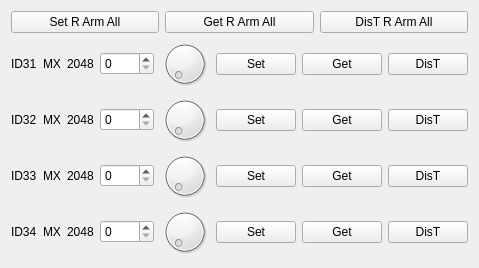
  <widget class="QWidget" name="verticalLayoutWidget_8">
   <property name="geometry">
    <rect>
     <x>460</x>
     <y>490</y>
     <width>441</width>
     <height>201</height>
    </rect>
   </property>
   <layout class="QVBoxLayout" name="verticalLayout_8">
    <item>
     <layout class="QHBoxLayout" name="horizontalLayout_28">
      <item>
       <widget class="QPushButton" name="setRArmAll_pushButton">
        <property name="text">
         <string>Set R Arm All</string>
        </property>
       </widget>
      </item>
      <item>
       <widget class="QPushButton" name="getRArmAll_pushButton">
        <property name="text">
         <string>Get R Arm All</string>
        </property>
       </widget>
      </item>
      <item>
       <widget class="QPushButton" name="disTRArmAll_pushButton">
        <property name="text">
         <string>DisT R Arm All</string>
        </property>
       </widget>
      </item>
     </layout>
    </item>
    <item>
     <layout class="QHBoxLayout" name="horizontalLayout_29">
      <item>
       <widget class="QLabel" name="ID31_label">
        <property name="text">
         <string>ID31</string>
        </property>
       </widget>
      </item>
      <item>
       <widget class="QLabel" name="motorType31_label">
        <property name="text">
         <string>MX</string>
        </property>
       </widget>
      </item>
      <item>
       <widget class="QLabel" name="motor31center_label">
        <property name="text">
         <string>2048</string>
        </property>
       </widget>
      </item>
      <item>
       <widget class="QSpinBox" name="motor31Value_spinBox">
        <property name="maximum">
         <number>4095</number>
        </property>
       </widget>
      </item>
      <item>
       <widget class="QDial" name="motor31value_dial">
        <property name="maximum">
         <number>4095</number>
        </property>
       </widget>
      </item>
      <item>
       <widget class="QPushButton" name="motor31Set_pushButton">
        <property name="text">
         <string>Set</string>
        </property>
       </widget>
      </item>
      <item>
       <widget class="QPushButton" name="motor31Get_pushButton">
        <property name="text">
         <string>Get</string>
        </property>
       </widget>
      </item>
      <item>
       <widget class="QPushButton" name="motor31DisT_pushButton">
        <property name="text">
         <string>DisT</string>
        </property>
       </widget>
      </item>
     </layout>
    </item>
    <item>
     <layout class="QHBoxLayout" name="horizontalLayout_30">
      <item>
       <widget class="QLabel" name="ID32_label">
        <property name="text">
         <string>ID32</string>
        </property>
       </widget>
      </item>
      <item>
       <widget class="QLabel" name="motorType32_label">
        <property name="text">
         <string>MX</string>
        </property>
       </widget>
      </item>
      <item>
       <widget class="QLabel" name="motor32center_label">
        <property name="text">
         <string>2048</string>
        </property>
       </widget>
      </item>
      <item>
       <widget class="QSpinBox" name="motor32Value_spinBox">
        <property name="maximum">
         <number>4095</number>
        </property>
       </widget>
      </item>
      <item>
       <widget class="QDial" name="motor32value_dial">
        <property name="maximum">
         <number>4095</number>
        </property>
       </widget>
      </item>
      <item>
       <widget class="QPushButton" name="motor32Set_pushButton">
        <property name="text">
         <string>Set</string>
        </property>
       </widget>
      </item>
      <item>
       <widget class="QPushButton" name="motor32Get_pushButton">
        <property name="text">
         <string>Get</string>
        </property>
       </widget>
      </item>
      <item>
       <widget class="QPushButton" name="motor32DisT_pushButton">
        <property name="text">
         <string>DisT</string>
        </property>
       </widget>
      </item>
     </layout>
    </item>
    <item>
     <layout class="QHBoxLayout" name="horizontalLayout_31">
      <item>
       <widget class="QLabel" name="ID33_label">
        <property name="text">
         <string>ID33</string>
        </property>
       </widget>
      </item>
      <item>
       <widget class="QLabel" name="motorType33_label">
        <property name="text">
         <string>MX</string>
        </property>
       </widget>
      </item>
      <item>
       <widget class="QLabel" name="motor33center_label">
        <property name="text">
         <string>2048</string>
        </property>
       </widget>
      </item>
      <item>
       <widget class="QSpinBox" name="motor33Value_spinBox">
        <property name="maximum">
         <number>4095</number>
        </property>
       </widget>
      </item>
      <item>
       <widget class="QDial" name="motor33value_dial">
        <property name="maximum">
         <number>4095</number>
        </property>
       </widget>
      </item>
      <item>
       <widget class="QPushButton" name="motor33Set_pushButton">
        <property name="text">
         <string>Set</string>
        </property>
       </widget>
      </item>
      <item>
       <widget class="QPushButton" name="motor33Get_pushButton">
        <property name="text">
         <string>Get</string>
        </property>
       </widget>
      </item>
      <item>
       <widget class="QPushButton" name="motor33DisT_pushButton">
        <property name="text">
         <string>DisT</string>
        </property>
       </widget>
      </item>
     </layout>
    </item>
    <item>
     <layout class="QHBoxLayout" name="horizontalLayout_32">
      <item>
       <widget class="QLabel" name="ID34_label">
        <property name="text">
         <string>ID34</string>
        </property>
       </widget>
      </item>
      <item>
       <widget class="QLabel" name="motorType34_label">
        <property name="text">
         <string>MX</string>
        </property>
       </widget>
      </item>
      <item>
       <widget class="QLabel" name="motor34center_label">
        <property name="text">
         <string>2048</string>
        </property>
       </widget>
      </item>
      <item>
       <widget class="QSpinBox" name="motor34Value_spinBox">
        <property name="maximum">
         <number>4095</number>
        </property>
       </widget>
      </item>
      <item>
       <widget class="QDial" name="motor34value_dial">
        <property name="maximum">
         <number>4095</number>
        </property>
       </widget>
      </item>
      <item>
       <widget class="QPushButton" name="motor34Set_pushButton">
        <property name="text">
         <string>Set</string>
        </property>
       </widget>
      </item>
      <item>
       <widget class="QPushButton" name="motor34Get_pushButton">
        <property name="text">
         <string>Get</string>
        </property>
       </widget>
      </item>
      <item>
       <widget class="QPushButton" name="motor34DisT_pushButton">
        <property name="text">
         <string>DisT</string>
        </property>
       </widget>
      </item>
     </layout>
    </item>
   </layout>
  </widget>
